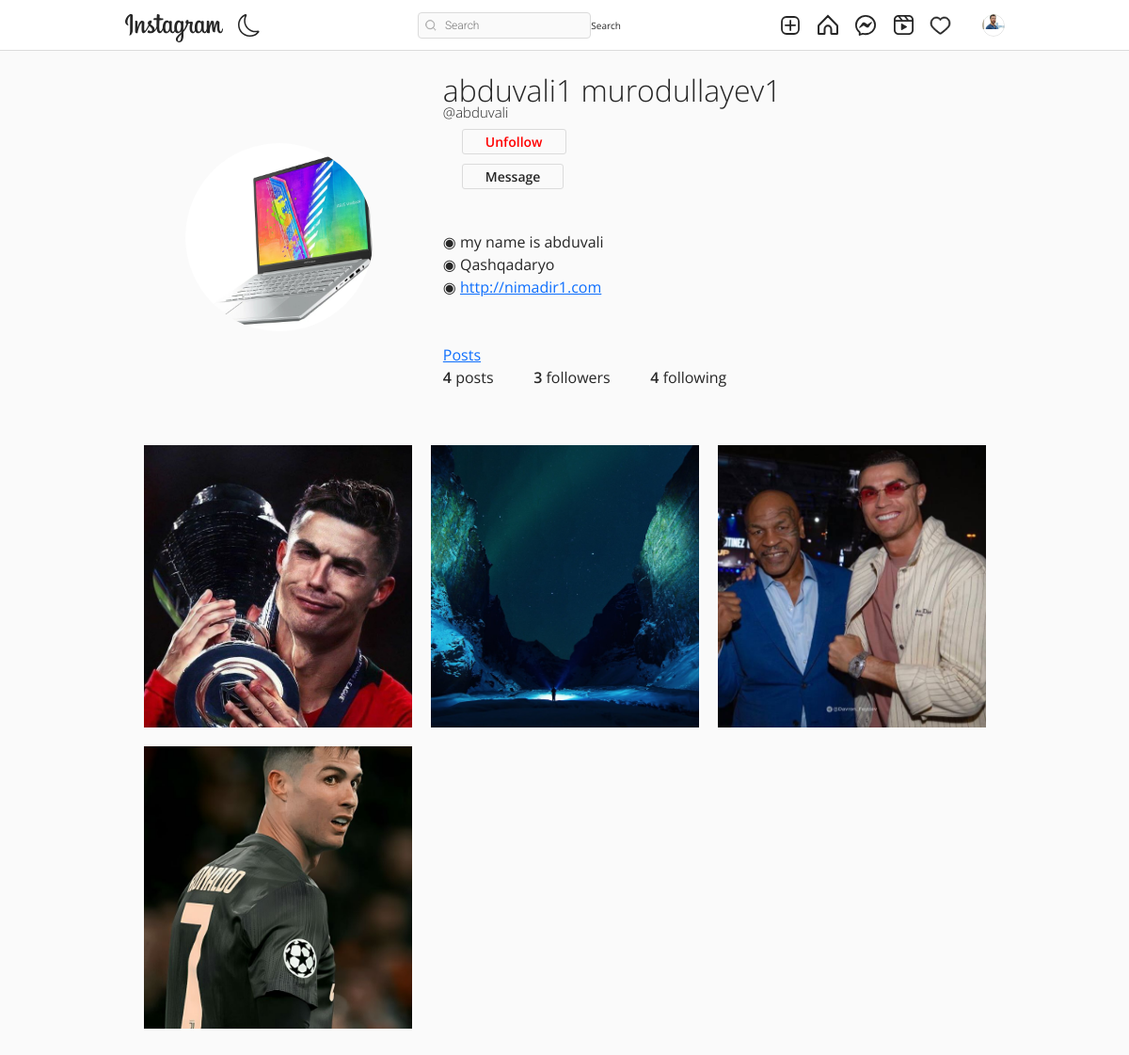
The page /abduvali/ (signed in) on the database its author committed.
### userauths/models.py (models this page shows, shortened)
class Profile(models.Model):
    user = models.OneToOneField(User, related_name='profile', on_delete=models.CASCADE)
    image = models.ImageField(upload_to="profile_pciture", null=True, default="default.jpg")
    first_name = models.CharField(max_length=200, null=True, blank=True)
    last_name = models.CharField(max_length=200, null=True, blank=True)
    bio = models.CharField(max_length=200, null=True, blank=True)
    location = models.CharField(max_length=200, null=True, blank=True)
    url = models.URLField(max_length=200, null=True, blank=True)
    favourite = models.ManyToManyField(Post, blank=True)

### post/models.py (models this page shows)
class Post(models.Model):
    id = models.UUIDField(primary_key=True, default=uuid.uuid4, editable=False)
    picture = models.ImageField(upload_to=user_directory_path,verbose_name="Picture", null=True)
    caption = models.CharField(max_length=1000000, verbose_name='Caption')
    posted = models.DateTimeField(auto_now_add=True)
    tag = models.ManyToManyField(Tag, related_name='tags')
    user = models.ForeignKey(User, on_delete=models.CASCADE)
    likes = models.IntegerField(default=0)

### userauths/views.py (the view)
# urls.py: path('<username>/', userProfile, name='profile'),
def userProfile(request, username):
    user = get_object_or_404(User, username=username)
    profile = Profile.objects.get(user=user)
    url_name = resolve(request.path).url_name
    posts = Post.objects.filter(user=user).order_by('-posted')
    if url_name == 'profile':
        posts = Post.objects.filter(user=user).order_by('-posted')
    else:
        posts = profile.favourite.all()
    posts_count = Post.objects.filter(user=user).count()
    following_count = Follow.objects.filter(follower=user).count()
    followers_count = Follow.objects.filter(following=user).count()
    follow_status = Follow.objects.filter(following=user, follower=request.user).exists()
    paginator = Paginator(posts, 8)
    page_number = request.GET.get('page')
    posts_paginator = paginator.get_page(page_number)
    context = {
        'posts': posts,
        'profile': profile,
        'post_paginator':posts_paginator,
        'posts_count': posts_count,
        'following_count': following_count,
        'followers_count': followers_count,
        'posts_paginator': posts_paginator,
        'follow_status': follow_status,
    }
    return render(request, 'profile.html', context)

### templates/profile.html (shortened to what this page needs)
{% extends 'base.html' %}
{% load static %}
{% block content %}
<!DOCTYPE html>
<html lang="en">
<head>
    <link rel="stylesheet" href="{% static 'assets3/css/reset.css' %}">
    <link rel="stylesheet" href="{% static 'assets3/css/styles.css' %}">
    <link rel="stylesheet" href="https://use.fontawesome.com/releases/v5.2.0/css/all.css">
</head>
<body>
    <header>
        <br><br><br>
        <div class="container">
            <div class="profile">
                <div class="profile-image">
                    <img src="{{profile.image.url}}" alt="" style="width: 200px; height: 200px;">
                </div>
                <div class="profile-user-settings">
                        {% if profile.first_name %}
                        <h6 class="profile-user-name">{{profile.first_name}} {{profile.last_name}}</h6> <br>
                        {% endif %}
                        <h5 style="font-size: 15px;" class="profile-user-name">@{{profile.user.username}}</h5>
                        <br><br>
                        {% if request.user.is_authenticated and request.user != profile.user %}
                            {% if follow_status == True %}
                                <a href="{% url 'follow' profile.user 0 %}" class="btn profile-edit-btn" style="color: red;">Unfollow</a> <br><br>
                            {% else %}
                                <a href="{% url 'follow' profile.user 1 %}" class="btn profile-edit-btn" style="color: green;">Follow</a> <br><br>
                            {% endif %}
                        {% endif %}
                        {% if request.user.is_authenticated and request.user != profile.user %}
                                <a href="{% url 'new-message' profile.user  %}" class="btn profile-edit-btn">Message</a> <br><br>
                        {% endif %}
                        <br>
                </div>
                <div class="profile-bio">
                    <br>
                    {% if profile.bio %}
                    <p>◉ {{profile.bio}}</p>
                    {% endif %}
                    {% if profile.location %}
                    <p>◉ {{profile.location}}</p>
                    {% endif %}
                    {% if profile.url %}
                    <p>◉ <a href="{{profile.url}}">{{profile.url}}</a></p>
                    {% endif %}
                    <br><br>
                    <div class="profile-user-settings">
                        <a  href="{% url 'profile' profile.user %}"  class="btns profiele-edit-btn">Posts</a>
                    </div>
                </div>
                <div class="profile-stats">
                    <ul>
                        <li><span class="profile-stat-count">{{posts_count}}</span> posts</li>
                        <li><span class="profile-stat-count">{{followers_count}}</span> followers</li>
                        <li><span class="profile-stat-count">{{following_count}}</span> following</li>
                    </ul>
                    <br>
                </div>
            </div>
        </div>
    </header>
    <main>
        <div class="container">
            <div class="gallery">
                {% for post in posts %}
                <a href="{{post.get_absolute_url}}"><div class="gallery-item" tabindex="0">
                    <img src="{{ post.picture.url }}" class="gallery-image" alt="" style="width: 500px; height: 300px; object-fit: cover;">
                </div></a>
                {% endfor %}
            </div>
        </div>
    </main>
    {% endblock content %}

### templates/base.html (shortened to what this page needs)
{% load static %}
<!DOCTYPE html>
<html lang="en">
<head>
    <link rel="stylesheet" href="https://cdn.jsdelivr.net/npm/bootstrap-icons@1.8.1/font/bootstrap-icons.css">
    <link href="https://cdn.jsdelivr.net/npm/bootstrap@5.1.3/dist/css/bootstrap.min.css" rel="stylesheet">
    <link rel="stylesheet" type="text/css" href="{% static 'assets1/style.css' %}">
</head>
<body>
    <header class="header">
        <nav class="header__content">
            <div class="header__buttons">
                <a href="{% url 'index' %}" class="header__home">
                </a>
                <button class="header__theme-button" title="Toggle Theme">
                </button>
            </div>
            <form action="{% url 'user-search' %}" method="GET">
                <div class="header__search">
                    <input type="text" placeholder="Search" name="q" value="{{ request.GET.q }}">
                    <button class="btn btn-primary" type="submit">Search</button>
                </div>
            </form>
            <div class="header__buttons header__buttons--desktop">
                <a href="{% url 'newpost' %}">
                </a>
                <a href="{% url 'index' %}">
                </a>
                <a href="{% url 'message' %}">
                </a>
                <a href="#">
                </a>
                <span>
                </span>
                <a href="">
                    <button class="profile-button">
                        <a href="{% url 'profile' request.user %}">
                            <div class="profile-button__picture">
                                <img src="{{request.user.profile.image.url}}" alt="User Picture">
                            </div>
                        </a>
                    </button>
                </a>
            </div>
        </nav>
    </header>
    {% block content %}
    {% endblock content %}
</body>
</html>

### post/static/assets1/style.css (style rules this page uses)
*, *::after, *::before { box-sizing: border-box; margin: 0; padding: 0; }
*, button, input, select, textarea { font-family: 'Roboto', sans-serif; }
:root { --primary: hsl(0, 0%, 100%); --secondary: hsl(0, 0%, 98%); --border: hsl(0, 0%, 86%); --story-border: hsl(0, 0%, 78%); --img-border: hsla(0, 0%, 0%, 0.1); --text-dark: hsl(0, 0%, 15%); --text-light: hsl(0, 0%, 60%); --like: hsl(355, 82%, 61%); --link: hsl(204, 100%, 48%); --header-height: 44px; --nav-height: 44px; }
body { min-height: 100vh; display: flex; flex-direction: column; overflow-y: auto; }
svg { display: block; }
img { max-width: 100%; }
.header { width: 100%; height: var(--header-height); background-color: var(--primary); display: flex; justify-content: center; position: fixed; top: 0; left: 0; z-index: 2; }
.header::after { content: ''; position: absolute; bottom: 0; width: 100%; height: 1px; background-color: var(--border); }
.header__content { width: 100%; max-width: 975px; padding: 0 14px; display: flex; justify-content: space-between; align-items: center; }
.header__home { margin-top: 5px; }
.header__theme-button { background-color: transparent; border: none; cursor: pointer; }
.header__theme-button-moon { display: unset; }
.header__search { width: 216px; height: 28px; display: none; align-items: center; position: relative; }
.header__search svg { width: 12px; height: 12px; position: absolute; left: 8px; }
.header__search input { width: 100%; height: 100%; background-color: var(--secondary); padding: 4px 10px 4px 28px; border: 1px solid var(--border); border-radius: 4px; outline: none; font-size: 12px; font-weight: 300; text-decoration: none; color: var(--text-light); text-overflow: ellipsis; overflow: hidden; white-space: nowrap; }
.header__buttons { display: flex; align-items: center; gap: 16px; }
.profile-button { background-color: transparent; border: none; outline: none; cursor: pointer; position: relative; }
.profile-button__picture { width: 24px; height: 24px; border-radius: 50%; overflow: hidden; position: relative; }
.profile-button__picture::after { content: ''; position: absolute; top: 0; bottom: 0; left: 0; right: 0; border: 1px solid var(--img-border); border-radius: 50%; }
@media (min-width: 768px) { :root { --header-height: 54px; --nav-height: 0px; } }
@media (min-width: 768px) { .header__content { padding: 0 20px; } }
@media (min-width: 768px) { .header__search { display: flex; } }

### post/static/assets3/css/styles.css (style rules this page uses)
:root { font-size: 10px; }
*, *::before, *::after { box-sizing: border-box; }
body { font-family: "Open Sans", Arial, sans-serif; min-height: 100vh; background-color: #fafafa; color: #262626; padding-bottom: 3rem; }
img { display: block; }
.container { max-width: 93.5rem; margin: 0 auto; padding: 0 2rem; }
.btn { display: inline-block; font: inherit; background: none; border: none; color: inherit; padding: 0; cursor: pointer; }
.profile { padding: 5rem 0; }
.profile::after { content: ""; display: block; clear: both; }
.profile-image { float: left; width: calc(33.333% - 1rem); display: flex; justify-content: center; align-items: center; margin-right: 3rem; }
.profile-image img { border-radius: 50%; }
.profile-user-settings, .profile-stats, .profile-bio { float: left; width: calc(66.666% - 2rem); }
.profile-user-settings { margin-top: 1.1rem; }
.profile-user-name { display: inline-block; font-size: 3.2rem; font-weight: 300; }
.profile-edit-btn { font-size: 1.4rem; line-height: 1.8; border: 0.1rem solid #dbdbdb; border-radius: 0.3rem; padding: 0 2.4rem; margin-left: 2rem; }
.profile-stats { margin-top: 2.3rem; }
.profile-stats li { display: inline-block; font-size: 1.6rem; line-height: 1.5; margin-right: 4rem; cursor: pointer; }
.profile-stats li:last-of-type { margin-right: 0; }
.profile-bio { font-size: 1.6rem; font-weight: 400; line-height: 1.5; margin-top: 2.3rem; }
.profile-real-name, .profile-stat-count, .profile-edit-btn { font-weight: 600; }
.gallery { display: flex; flex-wrap: wrap; margin: -1rem -1rem; padding-bottom: 3rem; }
.gallery-item { position: relative; flex: 1 0 22rem; margin: 1rem; color: #fff; cursor: pointer; }
.gallery-image { width: 100%; height: 100%; object-fit: cover; }

### rows shown on the page
Profile: image (picture), first_name "abduvali1", last_name "murodullayev1", user.username "abduvali", bio "my name is abduvali", location "Qashqadaryo", url "http://nimadir1.com"
Post: picture (picture)
Post: picture (picture)
Post: picture (picture)
Post: picture (picture)

### other values the page prints
{{ posts_count }} "4"
{{ followers_count }} "3"
{{ following_count }} "4"
